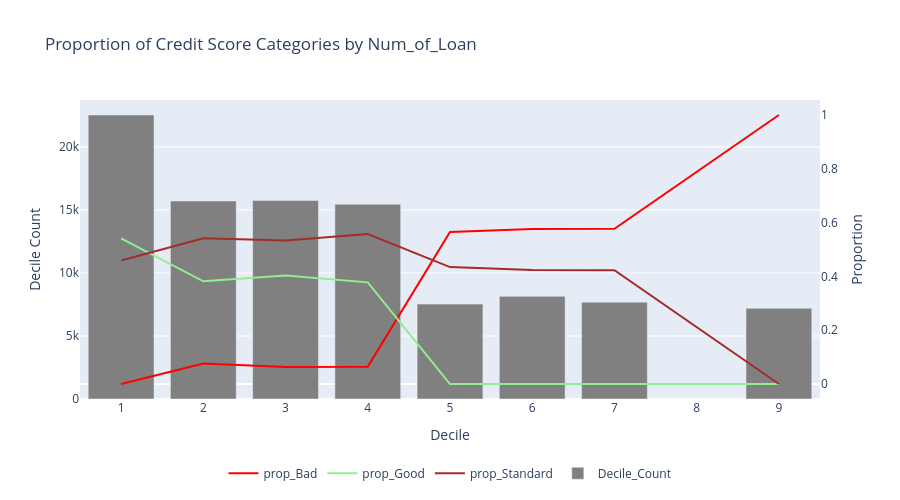

Write notebook code for a chart like this one.
### Markdown cell above
Porporción de Buenos: se observa una relación negativa entre el número de buenos y la proporción de buenos,
lo cual no es razonable.

Proporción de standard: se observa una relación negativa entre el número de buenos y la proporción de deudores standard.

Proporción de malos: la proporción de malos y el número de préstamos tienen una relación positiva, lo cual es razonable.

### Code cell
chart_types = {
    "prop_Good":"line",
    "prop_Standard":"line",
    "prop_Bad": "line",  
    "Decile_Count": "bar"    
}

fig = plot_interactive_chart(
    df=deciles_summary,  
    y_columns=["prop_Bad", "prop_Good", "prop_Standard", "Decile_Count"],  
    x_column="Decile_Max",  
    chart_types=chart_types, 
    title=f"Proportion of Credit Score Categories by {continuous_variable}",
    x_title="Decile",
    y_title="Decile Count",  
    y2_title="Proportion",   
    secondary_y=["prop_Bad", "prop_Good", "prop_Standard"],  
    width=900,
    height=500,
    custom_colors={"prop_Bad": "red", "prop_Good":"lightgreen",
    "prop_Standard":"brown", "Decile_Count": "gray"}  
)

fig.show()

### Figure 1 — Plotly figure (JSON) as saved in the notebook; plotly's stock layout.template omitted (floating-point values rounded to 4 significant figures)
{"data": [{"line": {"color": "red"}, "mode": "lines", "name": "prop_Bad", "type": "scatter", "x": [1, 2, 3, 4, 5, 6, 7, 9], "y": [0, 0.07637, 0.06298, 0.0647, 0.5654, 0.5766, 0.5771, 1], "yaxis": "y2"}, {"line": {"color": "lightgreen"}, "mode": "lines", "name": "prop_Good", "type": "scatter", "x": [1, 2, 3, 4, 5, 6, 7, 9], "y": [0.541, 0.3819, 0.4033, 0.3778, 0, 0, 0, 0], "yaxis": "y2"}, {"line": {"color": "brown"}, "mode": "lines", "name": "prop_Standard", "type": "scatter", "x": [1, 2, 3, 4, 5, 6, 7, 9], "y": [0.459, 0.5418, 0.5338, 0.5575, 0.4346, 0.4234, 0.4229, 0], "yaxis": "y2"}, {"marker": {"color": "gray"}, "name": "Decile_Count", "type": "bar", "x": [1, 2, 3, 4, 5, 6, 7, 9], "y": [22536, 15712, 15752, 15456, 7528, 8144, 7680, 7192], "yaxis": "y"}], "layout": {"height": 500, "legend": {"orientation": "h", "x": 0.5, "xanchor": "center", "y": -0.2, "yanchor": "top"}, "title": {"text": "Proportion of Credit Score Categories by Num_of_Loan"}, "width": 900, "xaxis": {"title": {"text": "Decile"}}, "yaxis": {"title": {"text": "Decile Count"}}, "yaxis2": {"overlaying": "y", "showgrid": false, "side": "right", "title": {"text": "Proportion"}}}}
